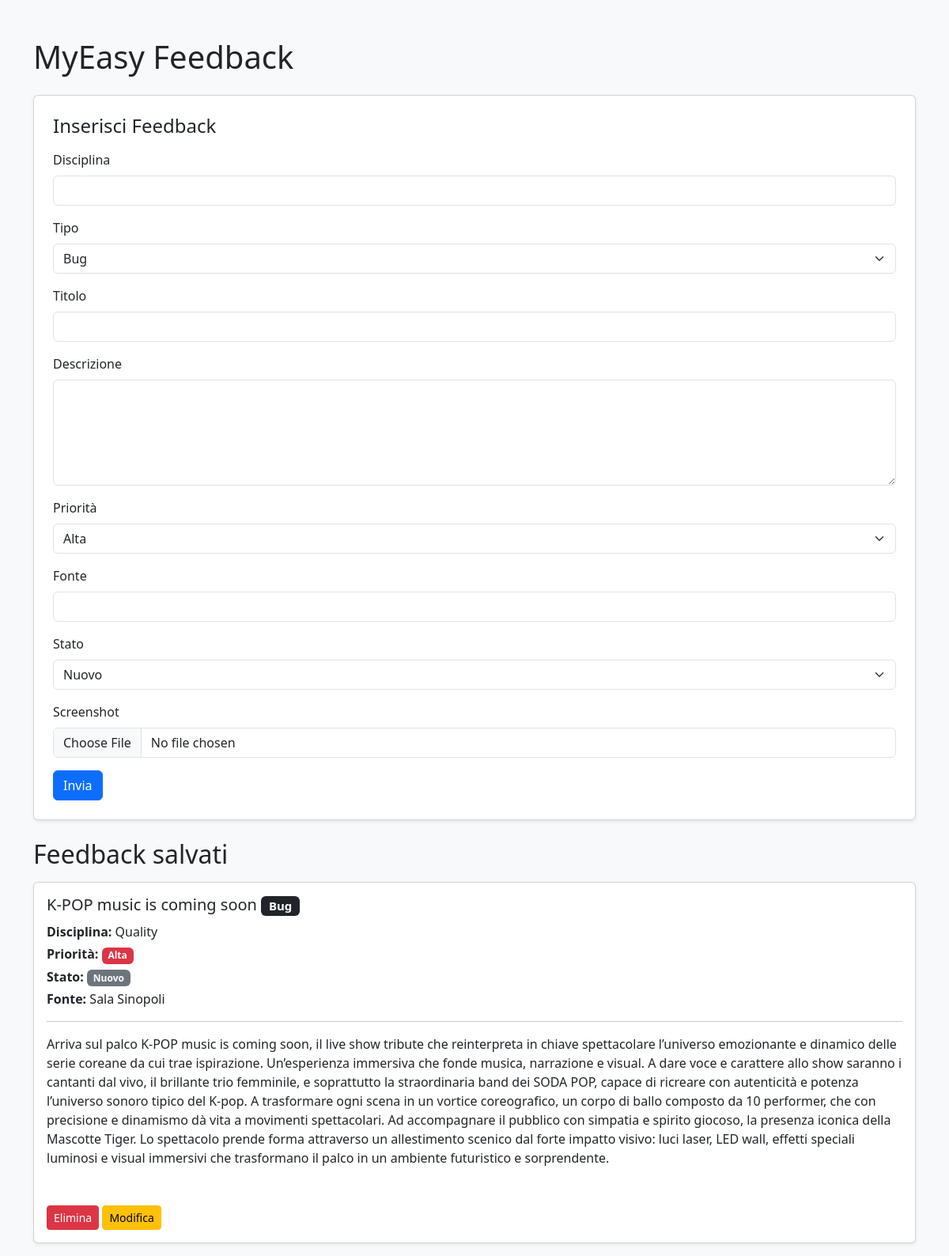
The page / on the database its author committed.
### tables this page shows
CREATE TABLE feedback (
        id INTEGER PRIMARY KEY AUTOINCREMENT,
        disciplina TEXT,
        tipo TEXT,
        titolo TEXT,
        descrizione TEXT,
        priorita TEXT,
        fonte TEXT,
        stato TEXT,
        immagine TEXT
    );

### app.py (the view, shortened to what this page needs)
@app.route("/", methods=["GET", "POST"])
def home():
    feedback = get_all_feedback()
    return render_template("index.html", feedback=feedback)

### database.py (called while the page is built)
def get_all_feedback():
    conn = sqlite3.connect(DB_NAME)
    cursor = conn.cursor()
    cursor.execute("""
        SELECT id, disciplina, tipo, titolo, descrizione, priorita, fonte, stato, immagine
        FROM feedback
    """)
    rows = cursor.fetchall()
    conn.close()
    return rows

### templates/index.html (shortened to what this page needs)
<!DOCTYPE html>
<html>
<head>
    <link href="https://cdn.jsdelivr.net/npm/bootstrap@5.3.0/dist/css/bootstrap.min.css" rel="stylesheet">
</head>
<body class="bg-light">
<div class="container mt-5">
    <h1 class="mb-4">MyEasy Feedback</h1>
    <div class="card p-4 shadow-sm mb-4">
        <h4 class="mb-3">Inserisci Feedback</h4>
        <form method="post" enctype="multipart/form-data">
            <div class="mb-3">
                <label class="form-label">Disciplina</label>
                <input type="text" name="disciplina" class="form-control">
            </div>
            <div class="mb-3">
                <label class="form-label">Tipo</label>
                <select name="tipo" class="form-select">
                    <option value="Bug">Bug</option>
                </select>
            </div>
            <div class="mb-3">
                <label class="form-label">Titolo</label>
                <input type="text" name="titolo" class="form-control">
            </div>
            <div class="mb-3">
                <label class="form-label">Descrizione</label>
                <textarea name="descrizione" class="form-control" rows="5"></textarea>
            </div>
            <div class="mb-3">
                <label class="form-label">Priorità</label>
                <select name="priorita" class="form-select">
                    <option value="Alta">Alta</option>
                </select>
            </div>
            <div class="mb-3">
                <label class="form-label">Fonte</label>
                <input type="text" name="fonte" class="form-control">
            </div>
            <div class="mb-3">
                <label class="form-label">Stato</label>
                <select name="stato" class="form-select">
                    <option value="Nuovo">Nuovo</option>
                </select>
            </div>
            <div class="mb-3">
                <label class="form-label">Screenshot</label>
                <input type="file" name="image" class="form-control">
            </div>
            <button type="submit" class="btn btn-primary">Invia</button>
        </form>
    </div>
    <h2 class="mb-3">Feedback salvati</h2>
    {% for f in feedback %}
    <div class="card mb-3 shadow-sm">
        <div class="card-body">
            <h5 class="card-title">
                {{ f[3] }}
                <span class="badge bg-dark">{{ f[2] }}</span>
            </h5>
            <p class="mb-1"><b>Disciplina:</b> {{ f[1] }}</p>
            <p class="mb-1">
                <b>Priorità:</b>
                {% if f[5] == 'Alta' %}
                    <span class="badge bg-danger">Alta</span>
                {% elif f[5] == 'Media' %}
                    <span class="badge bg-warning text-dark">Media</span>
                {% else %}
                    <span class="badge bg-success">Bassa</span>
                {% endif %}
            </p>
            <p class="mb-1">
                <b>Stato:</b>
                {% if f[7] == 'Nuovo' %}
                    <span class="badge bg-secondary">Nuovo</span>
                {% elif f[7] == 'In corso' %}
                    <span class="badge bg-primary">In corso</span>
                {% else %}
                    <span class="badge bg-success">Risolto</span>
                {% endif %}
            </p>
            <p class="mb-1"><b>Fonte:</b> {{ f[6] }}</p>
            <hr>
            <p style="white-space: pre-line;">{{ f[4] }}</p>
            <br>
            <a href="/delete/{{ f[0] }}"
               class="btn btn-danger btn-sm mt-2"
               onclick="return confirm('Sei sicuro di voler eliminare questo feedback?')">
                Elimina
            </a>
            <a href="/edit/{{ f[0] }}" class="btn btn-warning btn-sm mt-2">
                Modifica
            </a>
        </div>
    </div>
    {% endfor %}
</div>
</body>
</html>

### rows shown on the page
feedback: titolo "K-POP music is coming soon", tipo "Bug", disciplina "Quality", priorita "Alta", stato "Nuovo", fonte "Sala Sinopoli", descrizione "Arriva sul palco K-POP music is coming soon, il live show tribute che reinterpreta in chiave spettacolare l’universo emozionante e dinamico delle serie coreane da cui trae ispirazione. Un’esperienza immersiva che fonde musica, narrazione e visual. A dare voce e carattere allo show saranno i cantanti dal vivo, il brillante trio femminile, e soprattutto la straordinaria band dei SODA POP, capace di ricreare con autenticità e potenza l’universo sonoro tipico del K-pop. A trasformare ogni scena in un vortice coreografico, un corpo di ballo composto da 10 performer, che con precisione e dinamismo dà vita a movimenti spettacolari. Ad accompagnare il pubblico con simpatia e spirito giocoso, la…"
